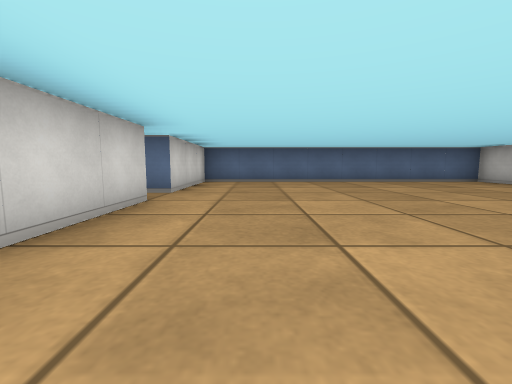
[1] (above)

24 first-person views from a walk through a cub3D maze. The camera is about half as high as the walls, tilts 6° down and sees 90° across. The floor is counted in squares. Each view is taken from the middle of a square. On the plan, view 1 faces up. The plan holds only what a view shows up to about 9 squares ahead; the rest is blank.

[2]
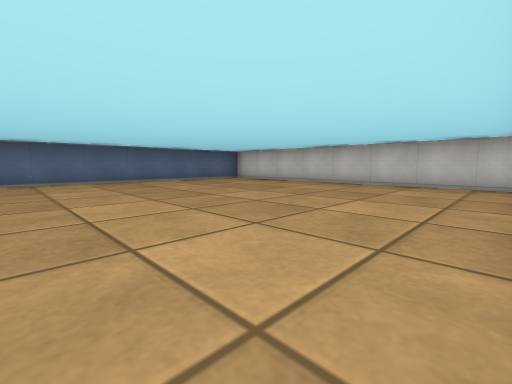

[3]
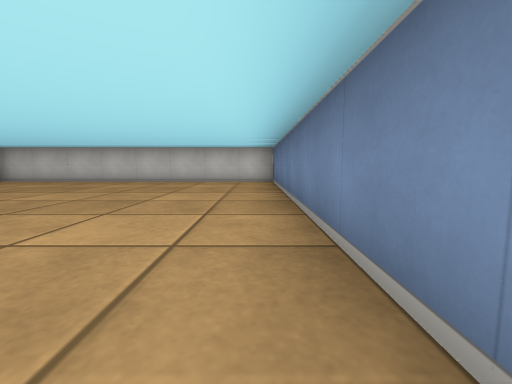

[4]
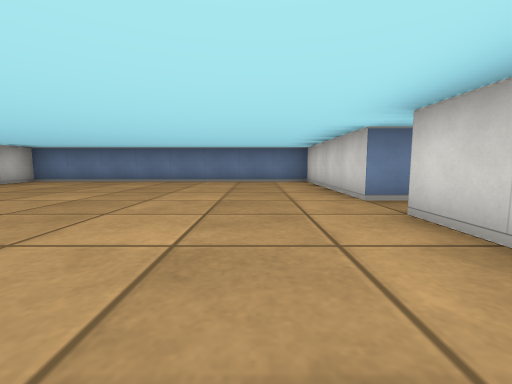

[5]
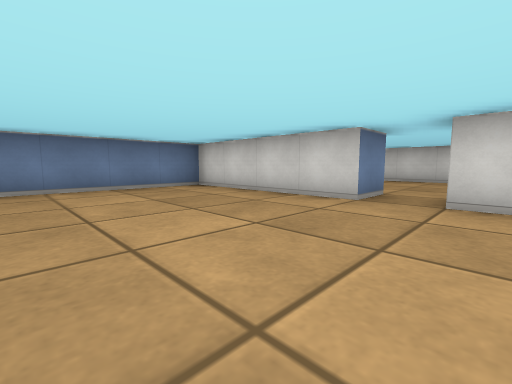

[6]
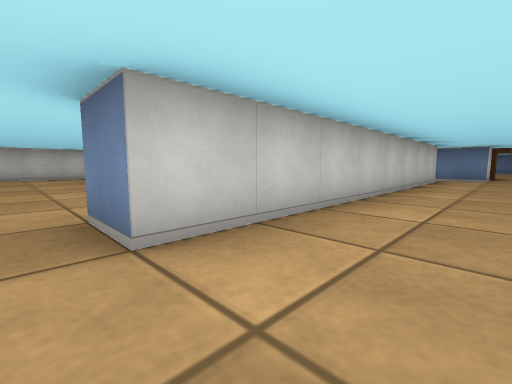

[7]
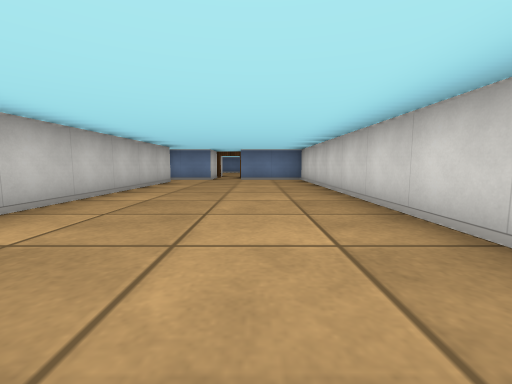

[8]
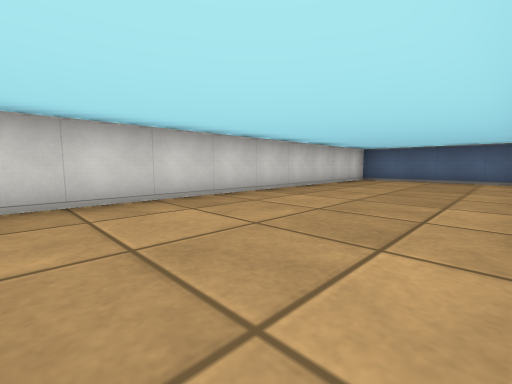

[9]
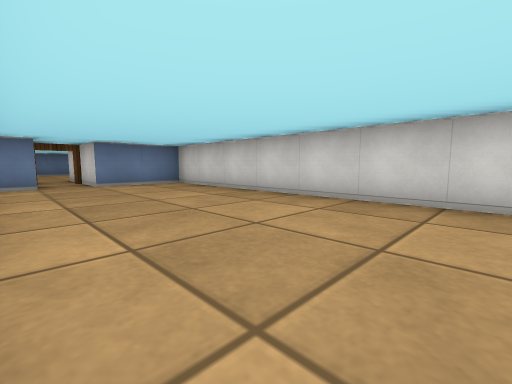

[10]
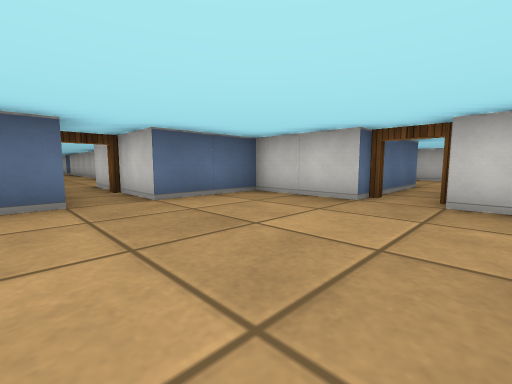

[11]
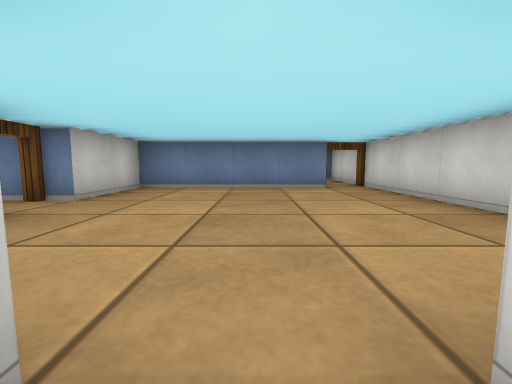

[12]
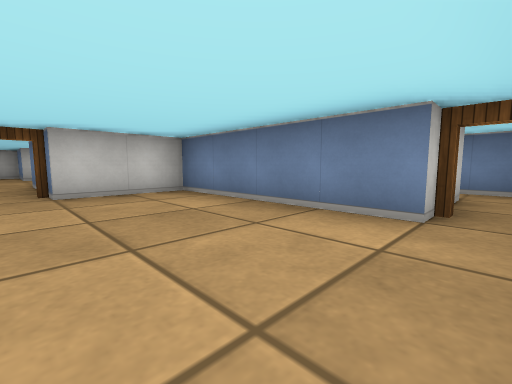

[13]
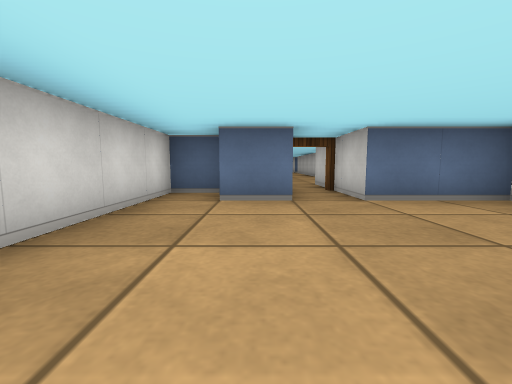

[14]
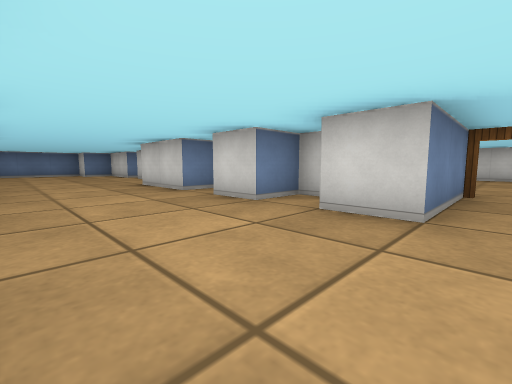

[15]
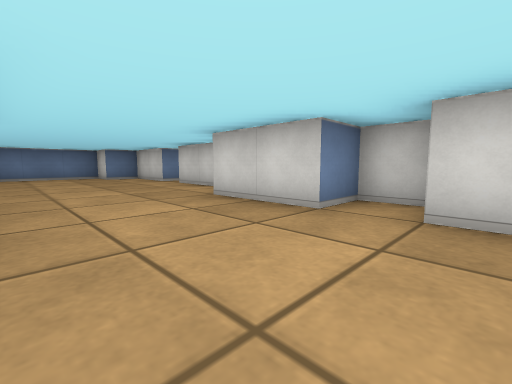

[16]
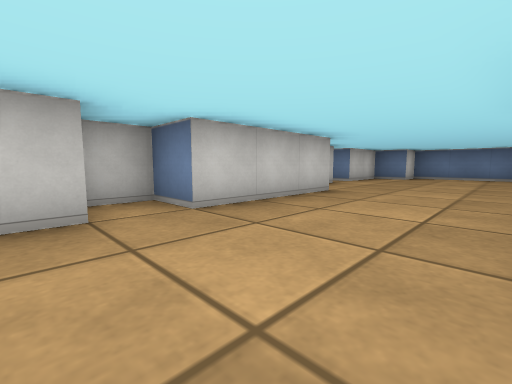

[17]
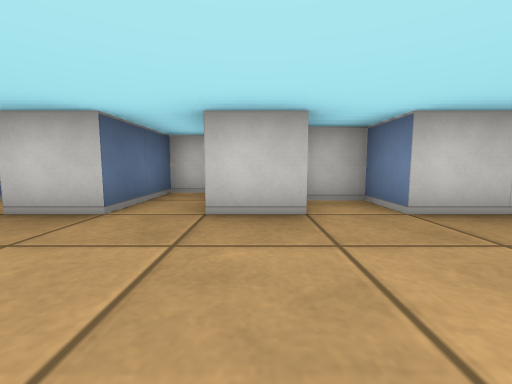

[18]
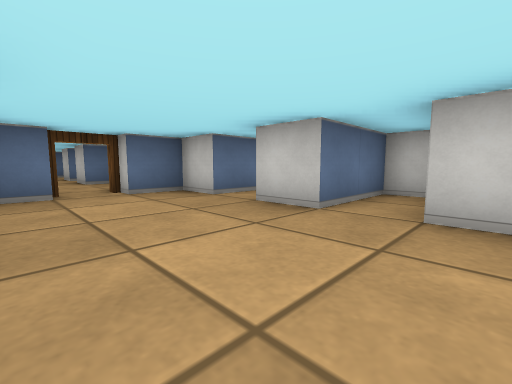

[19]
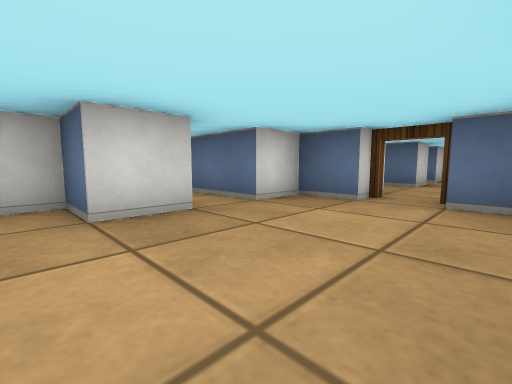

[20]
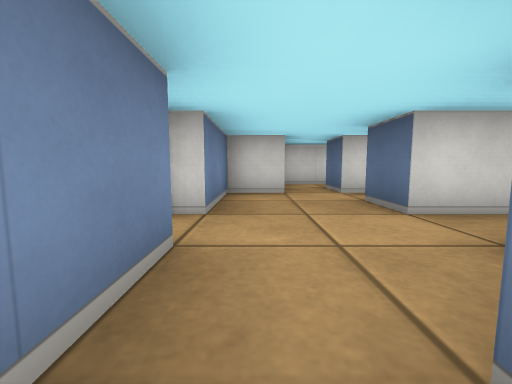

[21]
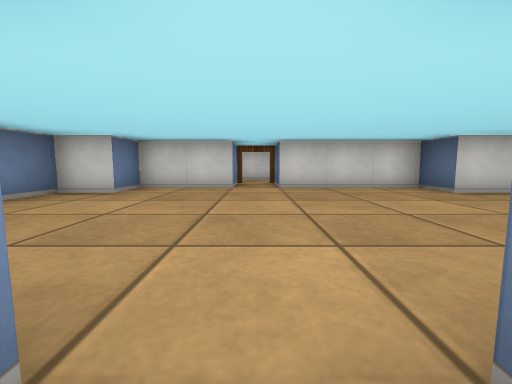

[22]
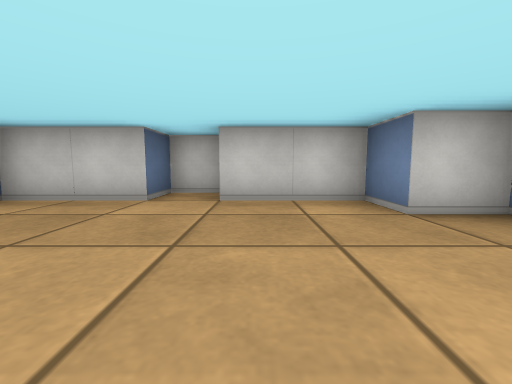

[23]
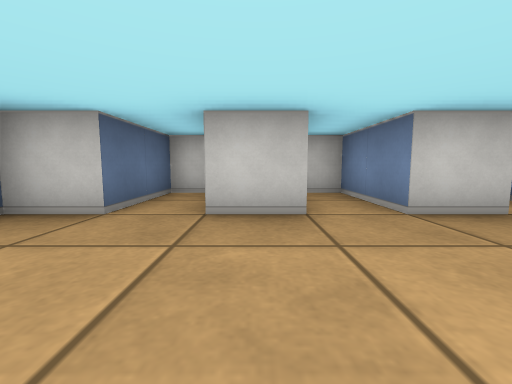

[24]
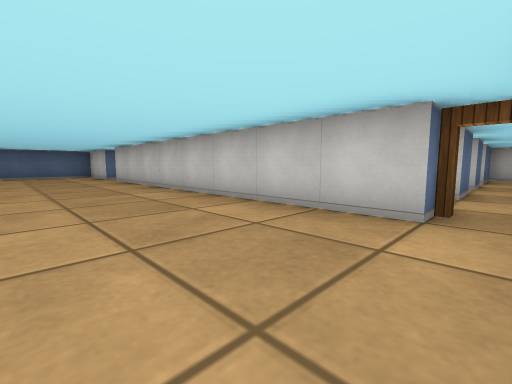

### Floor plan
Ten units are one square. View 1 is at (0, 0); x grows to the right and y downward. Boxes are objects, and circles mark ways between rooms. Rooms are numbered by the first view taken in them; rooms with no view inside come last. Other rooms are left out.
<svg viewBox="-70 -80 140 330">
<path fill="none" stroke="#000" d="M-15 -35 -15 5 65 5 65 -75 -15 -75 -15 -45M-25 45 -25 -35 -15 -35M-15 -45 -25 -45 -25 -54M-30 -65 -65 -65 -65 55 -45 55 -45 70M-35 70 -35 55 -21 55M-15 105 -15 85 -35 85 -35 70M-55 135 -15 135 -15 115M-56 75 -65 75 -65 140M-45 70 -45 85 -55 85M45 186 45 155 55 155 55 146M45 146 45 135 65 135 65 125 45 125 45 115 62 115M5 146 5 155 15 155 15 175 5 175 5 205 -10 205M65 214 65 205 55 205 55 185M-11 215 5 215 5 235 15 235 15 245 45 245 45 235 55 235 55 215 61 215M65 114 65 105 45 105 45 95 35 95M-15 115 15 115 15 125 5 125 5 135 15 135 15 145M25 95 15 95 15 105 -15 105M25 54 25 65 15 65M5 45 -5 45M25 35 25 45 15 45M5 60 5 65 -5 65M41 65 35 65 35 55M5 74 5 85 25 85M55 50 55 45 35 45 35 35M-15 61 -15 74M35 85 46 85"/>
<circle cx="-20" cy="-40" r="3" fill="#2a7"/>
<circle cx="-40" cy="70" r="3" fill="#2a7"/>
<circle cx="-20" cy="50" r="3" fill="#2a7"/>
<circle cx="-10" cy="110" r="3" fill="#2a7"/>
<circle cx="30" cy="90" r="3" fill="#2a7"/>
<text x="20" y="-40">1</text>
<text x="-40" y="0">2</text>
<text x="-40" y="110">3</text>
<text x="30" y="170">4</text>
<text x="20" y="50">5</text>
</svg>
Room 1 opens to room 2. Room 2 opens to room 3. Room 2 opens to room 5. Room 3 opens to room 4. Room 4 opens to room 5.

Where each view was taken, in squares from view 1:
view 1: 0 up, 0 right, facing up
view 2: 0 up, 0 right, facing up-right
view 3: 0 up, 1 left, facing right
view 4: 7 up, 0 right, facing down
view 5: 5 up, 2 right, facing down-left
view 6: 4 up, 4 left, facing down-right
view 7: 3 up, 5 left, facing down
view 8: 2 down, 3 left, facing up-left
view 9: 1 up, 3 left, facing down-left
view 10: 12 down, 5 left, facing up-right
view 11: 8 down, 4 left, facing down
view 12: 11 down, 6 left, facing down-right
view 13: 12 down, 5 left, facing up
view 14: 11 down, 4 right, facing down-left
view 15: 14 down, 4 right, facing down-left
view 16: 14 down, 2 right, facing down-right
view 17: 14 down, 2 right, facing right
view 18: 14 down, 2 right, facing up-right
view 19: 13 down, 4 right, facing up-left
view 20: 8 down, 5 right, facing left
view 21: 21 down, 6 right, facing left
view 22: 22 down, 2 right, facing right
view 23: 12 down, 2 right, facing right
view 24: 5 down, 5 left, facing up-right
